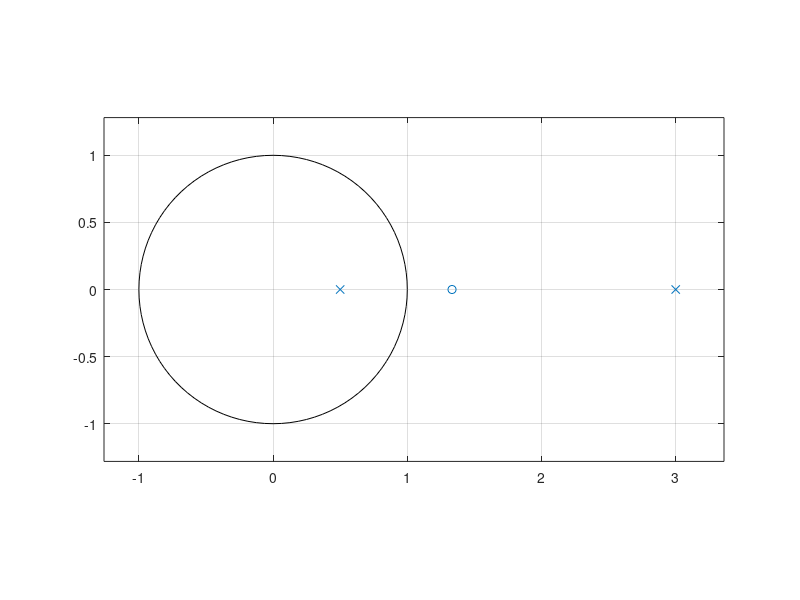

MATLAB code for this plot:
clc;
clear all;
close all;


%Pole-zero plot using the poles and zeros

b = [3 -4]; % numerator
a = [1 -3.5 1.5]; % denominator
% finding zeros and poles using roots
z = roots(b); % zeros
p = roots(a); % poles

zplane(z,p);